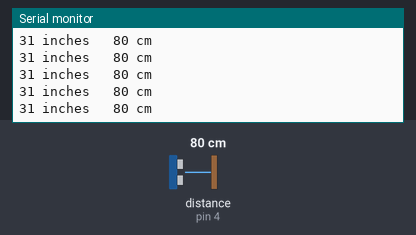
Recording of a sketch running on a simulated Arduino Uno, built with avr-gcc and run on an emulated ATmega328P. On the bench: the last lines printed to the serial monitor. Inputs (shaded band) come from the test bench; at power-on: distance to the obstacle (sensor on pin 4) 80 cm. The echo pulse lasts 58.3 µs per cm.

Above: at 1.2 s.
1.3 s: distance to the obstacle (sensor on pin 4) set to 120 cm
At 1.49 s:
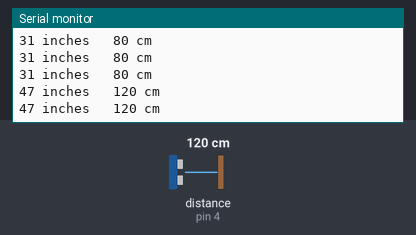
4.3 s: distance to the obstacle (sensor on pin 4) set to 35 cm
At 4.3 s:
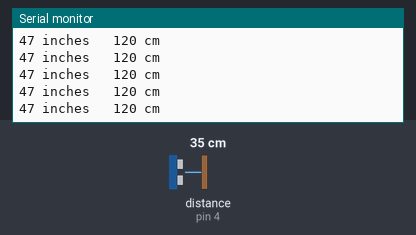
7.3 s: distance to the obstacle (sensor on pin 4) set to 250 cm
At 7.4 s:
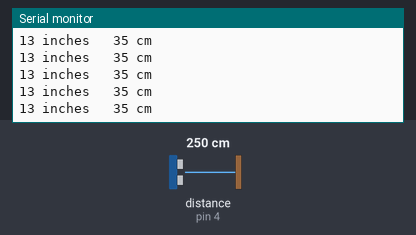
13.3 s: distance to the obstacle (sensor on pin 4) set to 35 cm
At 13.4 s:
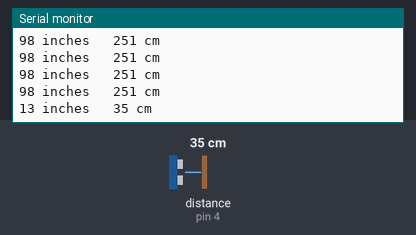
Timing chart, 0 to 16.3 s (numbered marks = the images above; inputs shaded):
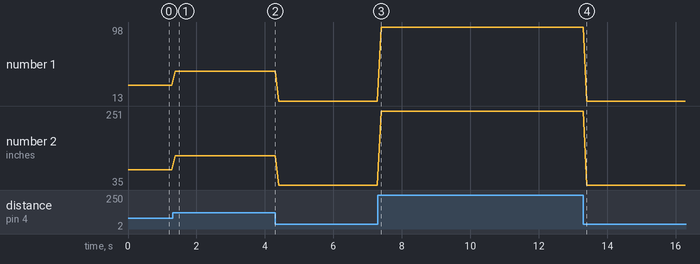

Measured:
- after the input at 1.3 s, the serial monitor: prints a new line after 0.08 s (image 1)
- after the input at 13.3 s, the serial monitor: prints a new line after 0.10 s (image 4)
- plotted number 1: 31 → 47 after the input at 1.3 s, 47 → 13 after the input at 4.3 s, 13 → 98 after the input at 7.3 s, 98 → 13 after the input at 13.3 s
- plotted number 2: 80 → 120 after the input at 1.3 s, 120 → 35 after the input at 4.3 s, 35 → 251 after the input at 7.3 s, 251 → 35 after the input at 13.3 s

The sketch:

Ultrasonic.ino
```cpp
void setup() {
  // put your setup code here, to run once:
  pinMode(2, OUTPUT);
  pinMode(4, INPUT);
  Serial.begin(9600);
}

void loop() {
  // put your main code here, to run repeatedly:
  digitalWrite(2, LOW);
  delayMicroseconds(4);
  digitalWrite(2, HIGH);
  delayMicroseconds(10);
  digitalWrite(2, LOW);


  long t = pulseIn(4, HIGH);

  long inches = t / 74 / 2;
  long cm = t / 29 / 2;
  String inch = " inches \t";
  String CM = " cm";

  Serial.print(inches +inch);
  Serial.println(cm +CM);
  Serial.println();
  delay(100);

}
```
